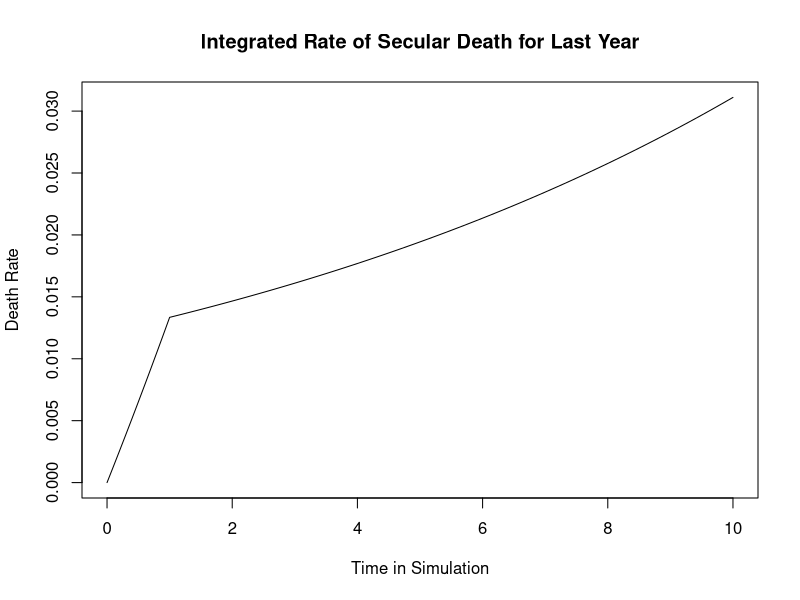
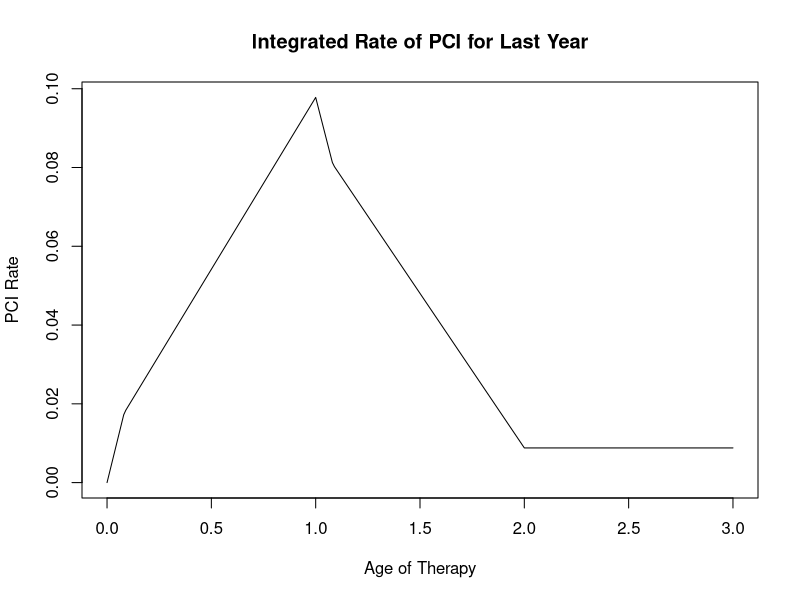
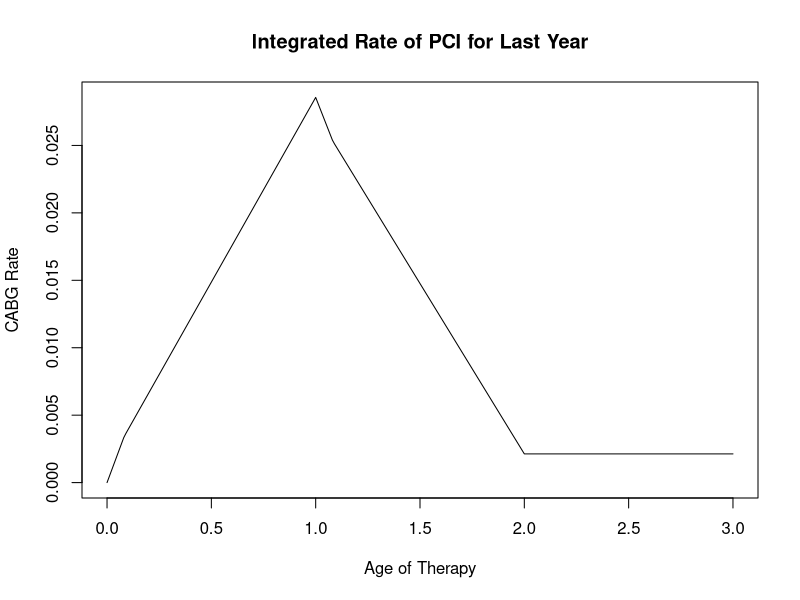
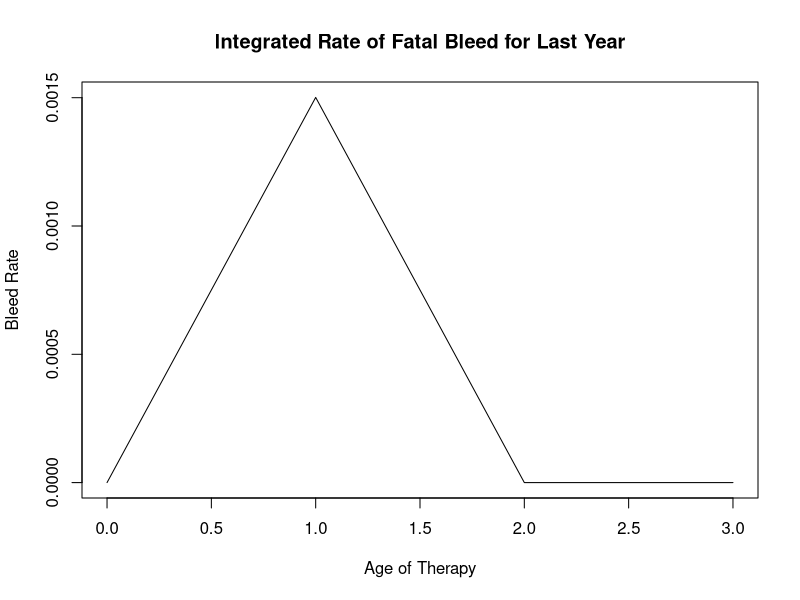
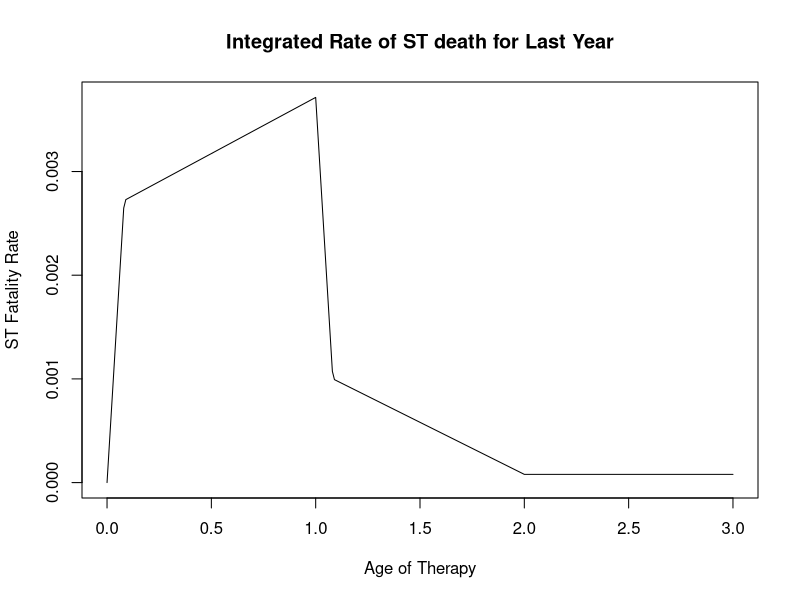
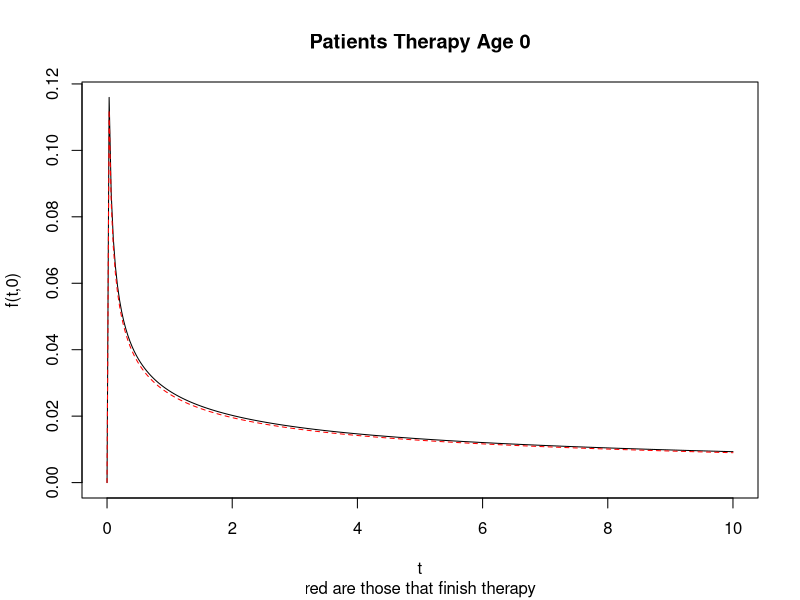
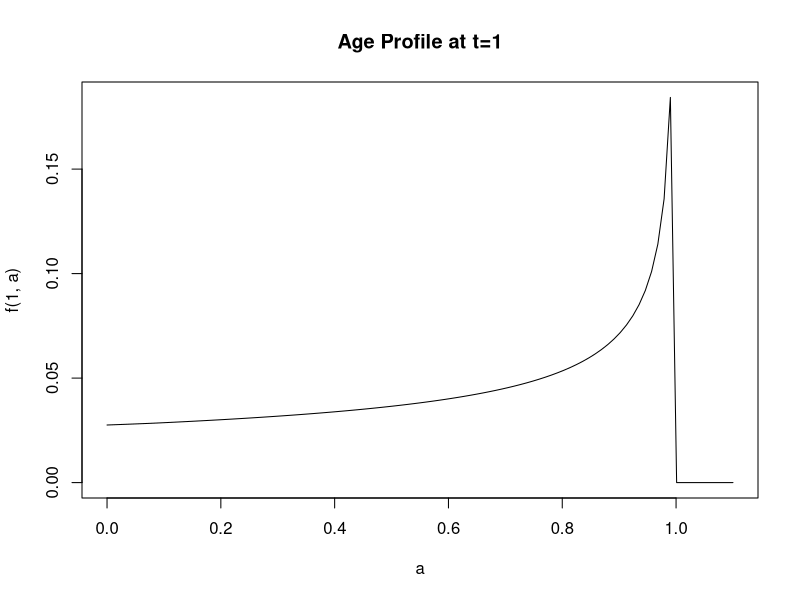
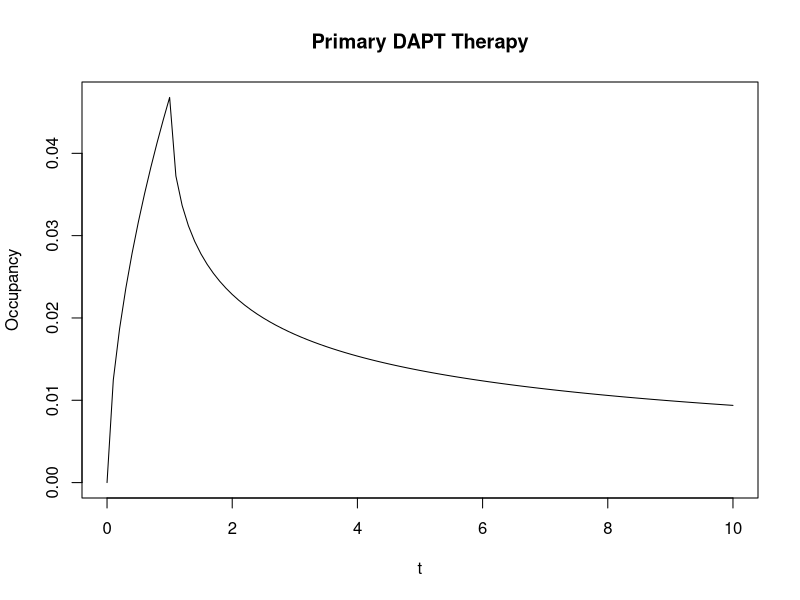

Write R code to recreate these figures, in order.
## ---- chunk 1
knitr::opts_chunk$set(echo = TRUE)
## ---- chunk 2
library(deSolve)

###################################
# Main model parameters

risk2rate <- function(risk, range) -(log(1-risk)/range)

params = list(

    # Indication Paramters (Weibull) source: VUMC data -- file is ./reference/WCS_KM_Distribution_Generation.pdf
    Shape = 0.59,
    Scale = 60475.53,
  
    # The Stent Thrombosis Risks are drawn from a piecewise exponential with the following
    # durations and rates. These are for clopidogrel
    ST.rate.30    = risk2rate(0.0150, 30/365),  # (0.010-0.020)
    ST.rate.365   = risk2rate(0.0060, 1),  # (0.003-0.009) 
    ST.rate.gt365 = risk2rate(0.0022, 5),  # (0.001-0.003)
    ST.pr.fatal   = 0.20,  # (15-30)
    ST.pr.CABG    = 0.10,  
  
    # NEED ST Fatal and Bleed FATAL for Maintenance!!!
  
    # Myocardial Infarction: Event Rates and Relative Risks
    MI.rate    = risk2rate(0.035,5), # 0.035, #(0.013-0.097)
    MI.pr.CABG = 0.08, # (4-12)
    MI.pr.PCI  = 0.55, # (45-65)

    # Revascularization
    RV.rate.365   = risk2rate(0.10, 1),     # (0.05-0.15)
    RV.rate.gt365 = risk2rate(0.03, 5),
    RV.pr.CABG    = 0.25, # (15-35)

    # Simplified bleed risk, and fatal risk -- One drug only
    Bleed.rate      = risk2rate(0.02+0.0230+0.0015, 1), # See model-simplification, Clopidogrel wildtype
    BleedFatal.rate = risk2rate(0.0015, 1), # (0.001-0.003), Clopidogrel wildtype

    #? vRiskCABGTIMImajor = 0.022, # (0.013-0.031) 


    
    # Genomic RR adjustments -- NOT USED HERE
    # vRR.MI.LOF = 1.48, #(1.05-2.07) High Discrimination Scenario = 1.45 (1.09-1.92)
    # vRR.Mort.LOF = 1.28, #(0.95-1.73) #Not sure how to use this one
    # vRR.Bleed.LOF = 0.84, # (0.75-1.00)
  
    disc_rate = 0.03
)
## ---- chunk 3

# This take a percent rate over a timeframe and returns the
# instantaneous exponential rate
inst_rate <- function(percent, timeframe)
{
  - log(1-percent) / timeframe
}

# Estimated Vanderbilt Secular Death first 10 years See:Secular.html
drate_alpha <- 0.0940359
drate_beta  <- 0.01272623
drate <- function(t) inst_rate(drate_beta*exp(drate_alpha*t), 1)

F_drate <- Vectorize(vectorize.args="t",
              function(t, years) drate_beta* (exp(drate_alpha*t) - exp(drate_alpha*pmax((t-years),0))) /
                                 drate_alpha
           )

curve(F_drate(x, 1), from=0, to=10, n=101, ylab="Death Rate", xlab="Time in Simulation", main="Integrated Rate of Secular Death for Last Year")
## ---- chunk 4
pci.rates <- function(params)
{
  with(params,
  {
    # MI Rate of PCI
    rate <- rep(MI.rate * MI.pr.PCI, 3)
    
    # RV
    rate <- rate + (1-RV.pr.CABG) * c(RV.rate.365, RV.rate.365, RV.rate.gt365)
    
    # ST
    fraction <- (1-ST.pr.fatal)*(1-ST.pr.CABG)

    rate + fraction*c(ST.rate.30, ST.rate.365, ST.rate.gt365)
  })
}


# Note: PCI rate is a function of therapy age (a) *not* time in simulation.
F_pci.rate <- Vectorize(vectorize.args="a", function(a, years, params)
{
  low <- max(a - years, 0)
  sum(
    c(if(low > 30/365) 0 else min(30/365, a) - low,
      if(low > 1 || a < 30/365) 0 else min(1, a) - max(30/365, low),
      if(a < 1) 0 else a - max(1, low)
     ) * pci.rates(params)
  )
})

curve(F_pci.rate(x, 1, params), from=0, to=3, n=301, ylab="PCI Rate", xlab="Age of Therapy", main="Integrated Rate of PCI for Last Year")
## ---- chunk 5
cabg.rates <- function(params)
{
  with(params,
  {
    # MI Rate of CABG
    rate <- rep(MI.rate * MI.pr.CABG, 3)
    
    # RV
    rate <- rate + RV.pr.CABG * c(RV.rate.365, RV.rate.365, RV.rate.gt365)
    
    # ST
    fraction <- (1-ST.pr.fatal)*(ST.pr.CABG)

    rate + fraction*c(ST.rate.30, ST.rate.365, ST.rate.gt365)
  })
}

F_cabg.rate <- Vectorize(vectorize.args="a", function(a, years, params)
{
  low <- max(a - years, 0) # Cap at zero for backward interval
  
  sum(
    c(if(low > 30/365) 0 else min(30/365, a) - low,
      if(low > 1 || a < 30/365) 0 else min(1, a) - max(30/365, low),
      if(a < 1) 0 else a - max(1, low)
     ) * cabg.rates(params)
  )
})

curve(F_cabg.rate(x, 1, params), from=0, to=3, n=301, ylab="CABG Rate", xlab="Age of Therapy", main="Integrated Rate of PCI for Last Year")
## ---- chunk 6
bleed_f.rates <- function(params)
{
  with(params,
  {
    c(BleedFatal.rate, BleedFatal.rate, 0) # No risk of fatal bleed after first year
  })
}

F_bleed_f.rate <- Vectorize(vectorize.args="a", function(a, years, params)
{
  low <- max(a - years, 0) # Cap at zero for backward interval
  
  sum(
    c(if(low > 30/365) 0 else min(30/365, a) - low,
      if(low > 1 || a < 30/365) 0 else min(1, a) - max(30/365, low),
      if(a < 1) 0 else a - max(1, low)
     ) * bleed_f.rates(params)
  )
})

curve(F_bleed_f.rate(x, 1, params), from=0, to=3, n=301, ylab="Bleed Rate", xlab="Age of Therapy", main="Integrated Rate of Fatal Bleed for Last Year")
## ---- chunk 7
st_f.rates <- function(params)
{
  with(params,
  {
    # ST
    fraction <- ST.pr.fatal*(1-ST.pr.CABG)

    fraction*c(ST.rate.30, ST.rate.365, ST.rate.gt365)
  })
}

F_st_f.rate <- Vectorize(vectorize.args="a", function(a, years, params)
{
  low <- max(a - years, 0) # Cap at zero for backward interval
  
  sum(
    c(if(low > 30/365) 0 else min(30/365, a) - low,
      if(low > 1 || a < 30/365) 0 else min(1, a) - max(30/365, low),
      if(a < 1) 0 else a - max(1, low)
     ) * st_f.rates(params)
  )
})

curve(F_st_f.rate(x, 1, params), from=0, to=3, n=301, ylab="ST Fatality Rate", xlab="Age of Therapy", main="Integrated Rate of ST death for Last Year")
## ---- chunk 8
###################################
# Numerical Age Structured Solution.
fence <- function(x, lb, ub) pmax(lb, pmin(x, ub))
tolerance <- 1e-8

# Loss to primary treatment is sum of:
#  CABG where individuals drop into maintainance therapy
#  Fatal Bleeds where they die due to blood loss
#  ST fatalities
# As noted previously, secular death is treated later
primary.loss.rate <- function(params)
{
  cabg.rates(params)    +
  bleed_f.rates(params) + 
  st_f.rates(params)
}

l_1 <- primary.loss.rate(params)[1]
l_2 <- primary.loss.rate(params)[2]
l_3 <- primary.loss.rate(params)[3]

shape <- params$Shape
scale <- params$Scale / 365 # In terms of years, not days
w <- function(t) ifelse(t <= 0, 0, dweibull(t, shape, scale))
W <- function(t) ifelse(t <= 0, 0, pweibull(t, shape, scale))

curve(w, from=0, to=10, n=301, xlab="t", ylab="f(t,0)", main="Patients Therapy Age 0", sub="red are those that finish therapy")

# Works for multiple a, but only single t.
f_ta <- Vectorize(vectorize.args="t", function(t, a)
{
  ifelse(a < 0 | a > 1, 
         0,
         w(t-a) *
            exp(-fence(a,        0,   30/365)*l_1) *
            exp(-fence(a-30/365, 0, 1-30/365)*l_2)
        )
})
curve(f_ta(x+1, 1), n=301, add=TRUE, col='red', lty=2)

curve(f_ta(1, x), from=0, to=1.1, xlab="a", ylab="f(1, a)", main="Age Profile at t=1")

## ---- chunk 9

f <- Vectorize(function(t)
{
  integrate(function(a) f_ta(t, a), rel.tol=tolerance, lower=0, upper=pmin(t,1))$value
})

curve(f, from=0, to=10, xlab="t", ylab="Occupancy", main="Primary DAPT Therapy")
## ---- chunk 10
# Works for multiple a, but only single t.
m_loss <- exp(-30/365*l_1)*exp(-335/365*l_2)
m_ta <- Vectorize(vectorize.args="t", function(t, a)
{
  ifelse(a < 1, 
         0,
         w(t-a) * m_loss * exp(-(a-1)*l_3)
  )
})
## ---- chunk 11
# Works for multiple a, but only single t
# Only tracks CABG in region 1 and 2 as this induces occupancy change
cl_1 <- cabg.rates(params)[1]
cl_2 <- cabg.rates(params)[2]


## FIXME: This should be for aspirin alone!
st_f           <- st_f.rates(params)
bleed_f        <- bleed_f.rates(params)
st_and_bleed_f <- st_f + bleed_f

maint_st_and_bleed_loss <- function(a)
{
  exp(-fence(a,        0,     30/365)*st_and_bleed_f[1]) * 
  exp(-fence(a-30/365, 0,    335/365)*st_and_bleed_f[2]) *
  exp(-pmin(a-1, 0)*                  st_and_bleed_f[3])
}

cabg_ta <- function(t, a)
{
  ifelse(a < 0, 
         0,
         w(t-a) *
           (1 - exp(-fence(a,        0,   30/365)*cl_1) *
                exp(-fence(a-30/365, 0, 1-30/365)*cl_2) )
        )*maint_st_and_bleed_loss(a)
}

cabg <- Vectorize(function(t)
{
  integrate(function(a) cabg_ta(t, a), rel.tol=tolerance, lower=0, upper=1)$value
})

curve(cabg, from=0, to=10,  xlab="t", ylab="Joining", main="CABG Occurance")

maint <- Vectorize(function(t)
{
  integrate(function(a) cabg_ta(t, a)+m_ta(t,a), rel.tol=tolerance, lower=0, upper=t)$value
})

curve(maint(x), from=0, to=10, n=301, xlab="t", ylab="Maint", main="Maintenance")

#g <- Vectorize(function(t) integrate(function(x) cabg(x) + f_ta(x, 1),
#  upper=t, lower=0)$value)
#curve(g, from=0, to=10, xlab="t", ylab="Occupancy", main="Maintenance")
## ---- chunk 12
# Works for multiple a, but only single t
# Only tracks CABG in region 1 and 2 as this induces occupancy change
p_1 <- pci.rates(params)[1]
p_2 <- pci.rates(params)[2]

pci_loss_r       <- st_f + bleed_f + cabg.rates(params)

pci_loss <- function(a)
{
  exp(-fence(a,        0,     30/365)*pci_loss_r[1]) * 
  exp(-fence(a-30/365, 0,    335/365)*pci_loss_r[2]) *
  exp(-pmin(a-1, 0)*                  pci_loss_r[3])
}

pci_ta <- function(t, a)
{
  r1 <- fence(a-1, 0, 30/365)*p_1+fence(a-30/365-1, 0, 335/365)*p_2
  r2 <- fence(a,   0, 30/365)*p_1+fence(a-30/365,   0, 335/365)*p_2

  ifelse(a < 0, 
         0,
         w(t-a) * (exp(-r1) - exp(-r2))
        )*pci_loss(a)
}

pci <- Vectorize(function(t)
{
  integrate(function(a) pci_ta(t, a), rel.tol=tolerance, lower=0, upper=t)$value
})

curve(pci(x), from=0, to=10, n=301, xlab="t", ylab="1st PCI", main="PCI")
